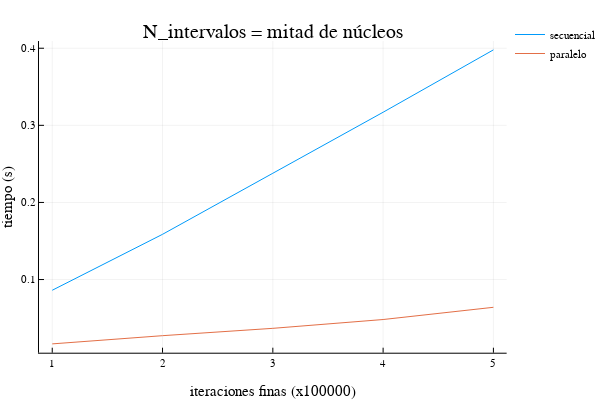

Notebook source saved alongside this figure:
### Code cell
plotly()
plot(time_array,  time_8, label = ["secuencial" "paralelo"], title = "N_intervalos = mitad de núcleos", xlabel="iteraciones finas (x100000)", ylabel="tiempo (s)")

### Figure 1 — Plotly figure (JSON) as saved in the notebook; plotly's stock layout.template omitted (floating-point values rounded to 4 significant figures)
{"data": [{"colorbar": {"title": ""}, "legendgroup": "secuencial", "line": {"color": "rgba(0, 154, 250, 1.000)", "dash": "solid", "shape": "linear", "width": 1}, "mode": "lines", "name": "secuencial", "showlegend": true, "type": "scatter", "x": [1, 2, 3, 4, 5], "xaxis": "x1", "y": [0.0861, 0.1587, 0.2379, 0.317, 0.3979], "yaxis": "y1", "zmax": null, "zmin": null}, {"colorbar": {"title": ""}, "legendgroup": "paralelo", "line": {"color": "rgba(227, 111, 71, 1.000)", "dash": "solid", "shape": "linear", "width": 1}, "mode": "lines", "name": "paralelo", "showlegend": true, "type": "scatter", "x": [1, 2, 3, 4, 5], "xaxis": "x1", "y": [0.01654, 0.02719, 0.0367, 0.04815, 0.06399], "yaxis": "y1", "zmax": null, "zmin": null}], "layout": {"annotations": [{"font": {"color": "rgba(0, 0, 0, 1.000)", "family": "sans-serif", "size": 20}, "rotation": 0, "showarrow": false, "text": "N_intervalos = mitad de núcleos", "x": 0.535, "xanchor": "center", "xref": "paper", "y": 1, "yanchor": "top", "yref": "paper"}], "height": 400, "legend": {"bgcolor": "rgba(255, 255, 255, 1.000)", "bordercolor": "rgba(0, 0, 0, 1.000)", "font": {"color": "rgba(0, 0, 0, 1.000)", "family": "sans-serif", "size": 11}, "tracegroupgap": 0, "x": 1, "y": 1}, "margin": {"b": 20, "l": 0, "r": 0, "t": 20}, "paper_bgcolor": "rgba(255, 255, 255, 1.000)", "plot_bgcolor": "rgba(255, 255, 255, 1.000)", "showlegend": true, "width": 600, "xaxis": {"anchor": "y1", "domain": [0.07647, 0.9934], "gridcolor": "rgba(0, 0, 0, 0.100)", "gridwidth": 0.5, "linecolor": "rgba(0, 0, 0, 1.000)", "mirror": false, "range": [0.88, 5.12], "showgrid": true, "showline": true, "showticklabels": true, "tickangle": 0, "tickcolor": "rgb(0, 0, 0)", "tickfont": {"color": "rgba(0, 0, 0, 1.000)", "family": "sans-serif", "size": 11}, "tickmode": "array", "ticks": "inside", "ticktext": ["1", "2", "3", "4", "5"], "tickvals": [1, 2, 3, 4, 5], "title": "iteraciones finas (x100000)", "titlefont": {"color": "rgba(0, 0, 0, 1.000)", "family": "sans-serif", "size": 15}, "type": "-", "visible": true, "zeroline": false, "zerolinecolor": "rgba(0, 0, 0, 1.000)"}, "yaxis": {"anchor": "x1", "domain": [0.07581, 0.9415], "gridcolor": "rgba(0, 0, 0, 0.100)", "gridwidth": 0.5, "linecolor": "rgba(0, 0, 0, 1.000)", "mirror": false, "range": [0.005104, 0.4093], "showgrid": true, "showline": true, "showticklabels": true, "tickangle": 0, "tickcolor": "rgb(0, 0, 0)", "tickfont": {"color": "rgba(0, 0, 0, 1.000)", "family": "sans-serif", "size": 11}, "tickmode": "array", "ticks": "inside", "ticktext": ["0.1", "0.2", "0.3", "0.4"], "tickvals": [0.1, 0.2, 0.3, 0.4], "title": "tiempo (s)", "titlefont": {"color": "rgba(0, 0, 0, 1.000)", "family": "sans-serif", "size": 15}, "type": "-", "visible": true, "zeroline": false, "zerolinecolor": "rgba(0, 0, 0, 1.000)"}}}
